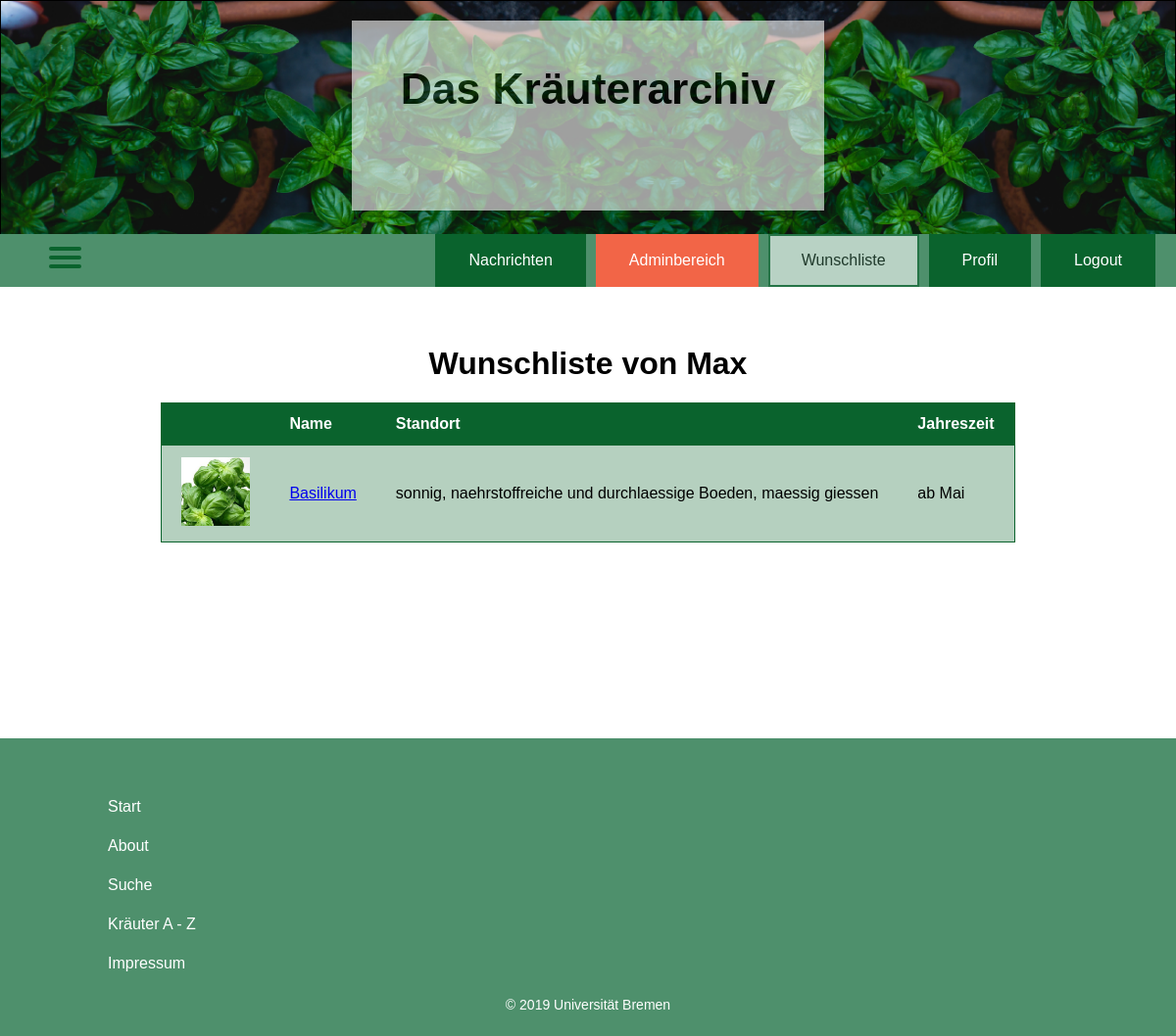
Screenshot of /wunschliste.php (signed in) with the database file from the repository.
### tables this page shows
CREATE TABLE `datei` (
  `id` int(11) NOT NULL,
  `medium_id` int(11) NOT NULL,
  `type` varchar(30) NOT NULL,
  `adr` varchar(400) NOT NULL
);

CREATE TABLE `medium` (
  `id` int(11) NOT NULL,
  `name` varchar(255) NOT NULL,
  `latein_name` varchar(255) DEFAULT NULL,
  `standort` varchar(255) DEFAULT NULL,
  `aussaat` varchar(255) DEFAULT NULL,
  `erntezeit` varchar(255) DEFAULT NULL,
  `beschreibung` text DEFAULT NULL
);

### wunschliste.php (the view, shortened to what this page needs)
<?php
include "includes/assertLogin.php"
?>
<!DOCTYPE html>
<html>
<head>
    <?php include "includes/head.php" ?>
</head>
<body>
<?php
$name = $_SESSION['vorname'];
?>
<?php
include "includes/headerbox.php";
include "includes/hamburgerMenu.php";
include "includes/navigationBar.php";
?>
<h1> Wunschliste von <?php echo $name ?> </h1>
<div class="search-result">
    <?php
    $sql = "SELECT medium.name, datei.adr, medium.id, medium.beschreibung, medium.erntezeit, medium.standort
            FROM medium
            INNER JOIN datei ON medium.id = datei.medium_id
            JOIN wunschliste ON medium.id = wunschliste.medium_id WHERE wunschliste.user_id = $_SESSION[uid]
            ORDER BY medium.name";
    $result = mysqli_query($conn, $sql);
    if (mysqli_num_rows($result) > 0) {
        echo "<table>";
        echo "<tr>";
        echo "<th></th>";
        echo "<th>Name</th>";
        echo "<th>Standort</th>";
        echo "<th>Jahreszeit</th>";
        echo "</tr>";
        while ($row = mysqli_fetch_assoc($result)) {
            echo "<tr>";
            echo "<td> <img class='image' style='width:70px;' src='" . $row["adr"] . "' /></td><td>
               <a href ='detail.php?id= " . $row["id"] . "'>" . $row["name"] . "</a>  </td>";
            echo "<td>" . $row["standort"] . "</td>";
            echo "<td>" . $row["erntezeit"] . "</td>";
            echo "</tr>";
        }
        echo "</table>";
    } else {
        echo "Keine Kräuter auf der Wunschliste";
    }
    ?>
</div>
<?php
include "includes/footerbox.php";
?>
</body>
</html>

### css/main_stylesheet.css (style rules this page uses)
body, html { height: 100%; margin: 0; font-family: Helvetica, serif; }
h1 { text-align: center; margin-top: 5%; font-family: sans-serif; }
.search-result { display: flex; justify-content: center; margin: auto; }
.search-result table { text-align: left; border-collapse: collapse; border: 1px solid #0a632d; background: #fff; min-width: 700px; }
.search-result table th, table tr:nth-child(2n+2) { background: rgba(10, 99, 45, 0.3); }
.search-result table th, table td { padding: 12px 20px; }
.search-result table th { border-bottom: 1px solid #0a632d; background-color: #0a632d; color: white; }

### rows the page displays
datei: adr (picture), medium.name "Basilikum", medium.standort "sonnig, naehrstoffreiche und durchlaessige Boeden, maessig giessen", medium.erntezeit "ab Mai"

### other values shown
$name "Max"
